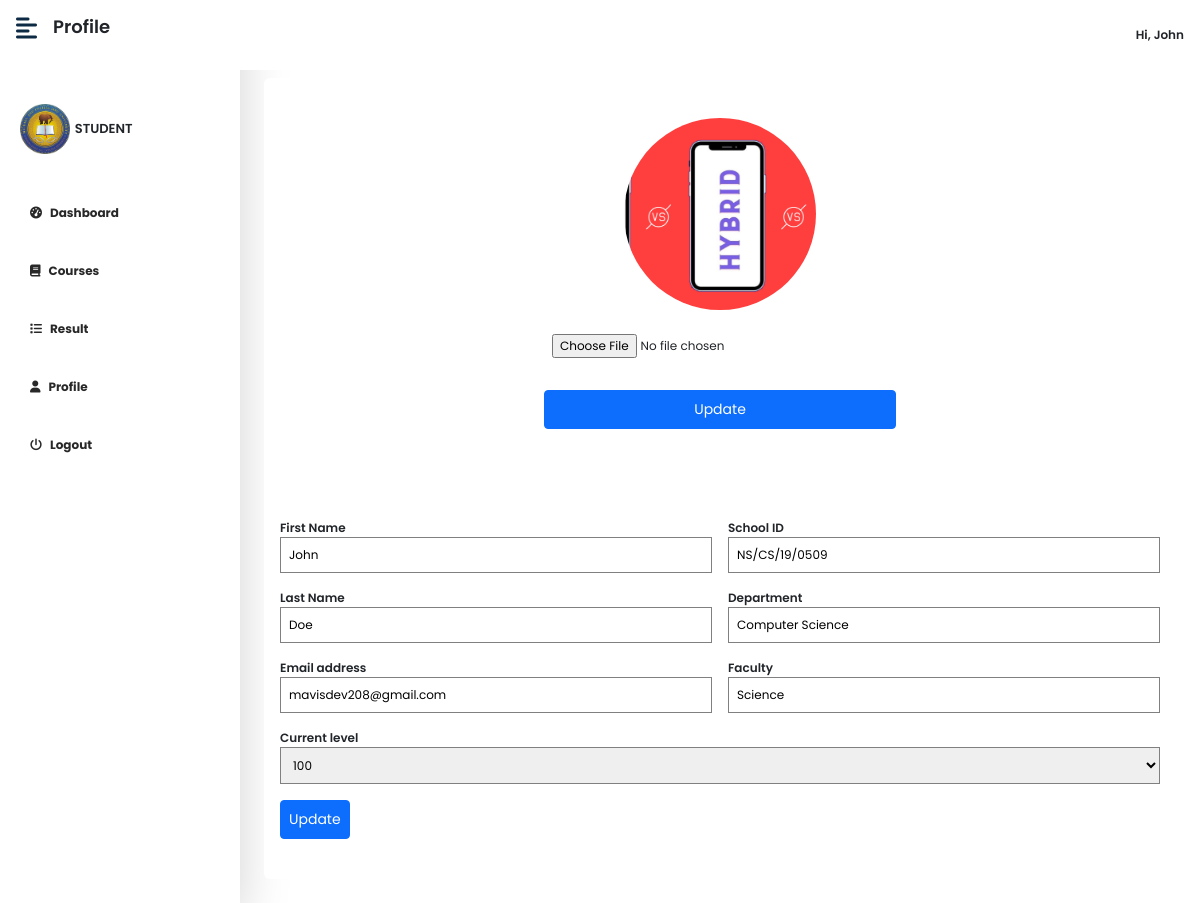
/student/view/profile (signed in), run on the app's committed database.
### tables this page shows
CREATE TABLE `students_tb` (
  `id` int(11) NOT NULL,
  `fname` text NOT NULL,
  `lname` text NOT NULL,
  `email` varchar(200) NOT NULL,
  `school_id` varchar(100) NOT NULL,
  `level` int(11) NOT NULL,
  `faculty` varchar(200) DEFAULT NULL,
  `dept` varchar(200) DEFAULT NULL,
  `image` text DEFAULT NULL,
  `password` longtext NOT NULL,
  `date` timestamp NOT NULL DEFAULT current_timestamp() ON UPDATE current_timestamp()
);

### student/view/profile.php (the view, shortened to what this page needs)
<?php
if(isset($_SESSION['studentID'])) {
    require '../../configs/dbh.inc.php';
?>
<!DOCTYPE html>
<html lang="en">
<head>
    <?php include '../../includes/links&scripts.php'; ?>
</head>
<body >
<div class="d-flex" id="wrapper">
        <?php include 'includes/sidebar.php';?>
        <div id="page-content-wrapper">
        <nav class="navbar navbar-expand-lg navbar-light d-flex bg-white  fixed-top py-3 px-3" style="justify-content:space-between;">
               <div class="d-flex">
                    <div><i class="fas fa-align-left fs-4 me-3" style="color:#0d2a45ff;" id="menu-toggle"></i></div>
                    <div><p class="display-6" style="font-size: large;font-weight:600;">Profile</p></div>
               </div>
        <?php include 'includes/studentnavbar.php';?>
            <div class="container-fluid px-4 py-4">
                <div class="bg-white sm p-3 rounded">
                <div class="d-flex text-dark" style="justify-content:center;align-items:center;">
        <div class=" p-4 div-content " id="login-form" >
                        <form method="post" class="mb-5 " id="form">
                        <center>
                        <?php if($row['image'] === null) { ?>
                            <div class="passport-photo">
                                <img src="../../uploads/students/default_img.jpg" alt="student_image">
                            </div>
                        <?php } else { ?>
                            <div class="passport-photo">
                                <img src="../../uploads/students/<?php echo $row['image'];?>" width="100%" style="border-radius:50% !important;" alt="student_image">
                            </div>
                        <?php }?>
                        </center>
                        <input type="file" class="mt-3 rounded p-2" name="imgfile" id="imgfile" required>
                        <button class="btn btn-primary p-2 btn-sm mt-4 w-100"  id="update-img-btn" >Update</button><br><br>
                        </form>
        </div>
                </div>
                                    <form method="post" onsubmit="return false;">
                                    <div class="flexbox">
                                        <div class="d-50">
                                            <div class="mb-3">
                                                <label style="font-weight:600">First Name</label>
                                                <input type="text"  id="fname" placeholder="First Name" class="p-2 w-100" style="border-radius:0px;border:1px solid grey;" value="<?php echo $row['fname'];?>">
                                            </div>
                                            <div class="mb-3">
                                            <label style="font-weight:600">Last Name</label>
                                                <input type="text"  id="lname" placeholder="Last Name" class="p-2 w-100" style="border-radius:0px;border:1px solid grey;" value="<?php echo $row['lname'];?>">
                                            </div>
                                            <div class="mb-3">
                                                <label style="font-weight:600">Email address</label>
                                                <input type="email"  id="email" placeholder="Email Address" class="p-2 w-100" style="border-radius:0px;border:1px solid grey;" value="<?php echo $row['email'];?>">
                                            </div>
                                        </div>
                                        <div class="d-50">
                                            <div class="mb-3">
                                                <label style="font-weight:600">School ID</label>
                                                <input type="text"  id="school_id" placeholder="School ID" class="p-2 w-100" style="border-radius:0px;border:1px solid grey;" value="<?php echo $row['school_id'];?>" readonly>
                                            </div>
                                            <div class="mb-3">
                                                <label style="font-weight:600">Department</label>
                                                <input type="text"  id="dept" placeholder="Department" class="p-2 w-100" style="border-radius:0px;border:1px solid grey;" value="<?php echo $row['dept'];?>" readonly>
                                            </div>
                                            <div class="mb-3">
                                                <label style="font-weight:600">Faculty</label>
                                                <input type="email"  id="faculty" placeholder="Faculty" class="p-2 w-100" style="border-radius:0px;border:1px solid grey;" value="<?php echo $row['faculty'];?>" readonly>
                                            </div>
                                        </div>
                                    </div>
                                    <div class="mb-3">
                                    <label style="font-weight:600">Current level</label>
                                    <select id="level" class="p-2 w-100" style="border-radius:0px;border:1px solid grey;">
                      <option><?php echo $row['level'];?></option>
                    </select>
                        </div>
                                        <button class="btn btn-primary p-2  mb-4 btn-sm"  id="update-btn" >Update</button>
                                    </form>
                </div>
            </div>
        </div>
    </div>
</body>
</html>
<?php } else {
    header("Location: ../auth/login");
}
?>

### student/view/includes/studentnavbar.php (shortened to what this page needs)
<?php
    $id = $_SESSION['studentID'];
    $sql = "SELECT id, fname, lname, school_id, dept, faculty, email, level, image FROM students_tb WHERE id = {$id}";
    $result = mysqli_query($con, $sql);
    $row = mysqli_fetch_assoc($result);
?>
<div class="d-flex" style="gap:1rem;align-items:center;">
                    <div>
                    <div class="dropdown">
  <span id="dropbtn" style="font-weight:600" class="dropbtn"><i class="fa fa-user-o" style="font-size:large;"></i> Hi, <?php echo ucfirst($row['fname']);?></span>
</div>
               </div>
            </nav>
            <br><br><br>

### assets/css/dashboard.css (style rules this page uses)
:root { --main-bg-color: #009d63!important; --main-text-color: #009d63!important; --second-text-color: #ffffff!important; --second-bg-color: #ffffff!important; }
#wrapper { overflow-x: hidden!important; background: #fff!important; }
#page-content-wrapper { min-width: 100vw!important; overflow-y: scroll!important; height: 100vh!important; }
#menu-toggle { cursor: pointer!important; }
@media (min-width: 768px) { #page-content-wrapper { min-width: 0!important; width: 100%!important; } }

### assets/css/main.css (style rules this page uses)
* { box-sizing: border-box; margin: 0; }
body { font-family: "Poppins", Sans-serif !important; transition: .5s; background-color: #fff !important; font-size: 12px !important; }
.passport-photo { width: 2in; height: 2in; overflow: hidden; border-radius: 0px; }
.passport-photo img { width: 100%; height: 100%; object-fit: cover; }
.div-content { width:400px; }
#dropbtn { padding: 0px; border: none; cursor: pointer; }
.dropdown { float: right; position: relative; display: inline-block; }
.form input, textarea, select { border-radius: 0px !important; width: 100%; border: 1px solid rgba(128, 128, 128, .5); outline-color: rgba(13, 61, 253, 0.2); }
.flexbox { display:flex; width:100%; gap: 1rem; }
.d-50 { width:50%; }
#login-form { border-radius: 14px; }

### data on the page
students_tb: fname "John", image (picture), lname "Doe", email "mavisdev208@gmail.com", school "NS/CS/19/0509", dept "Computer Science", faculty "Science", level "100"
